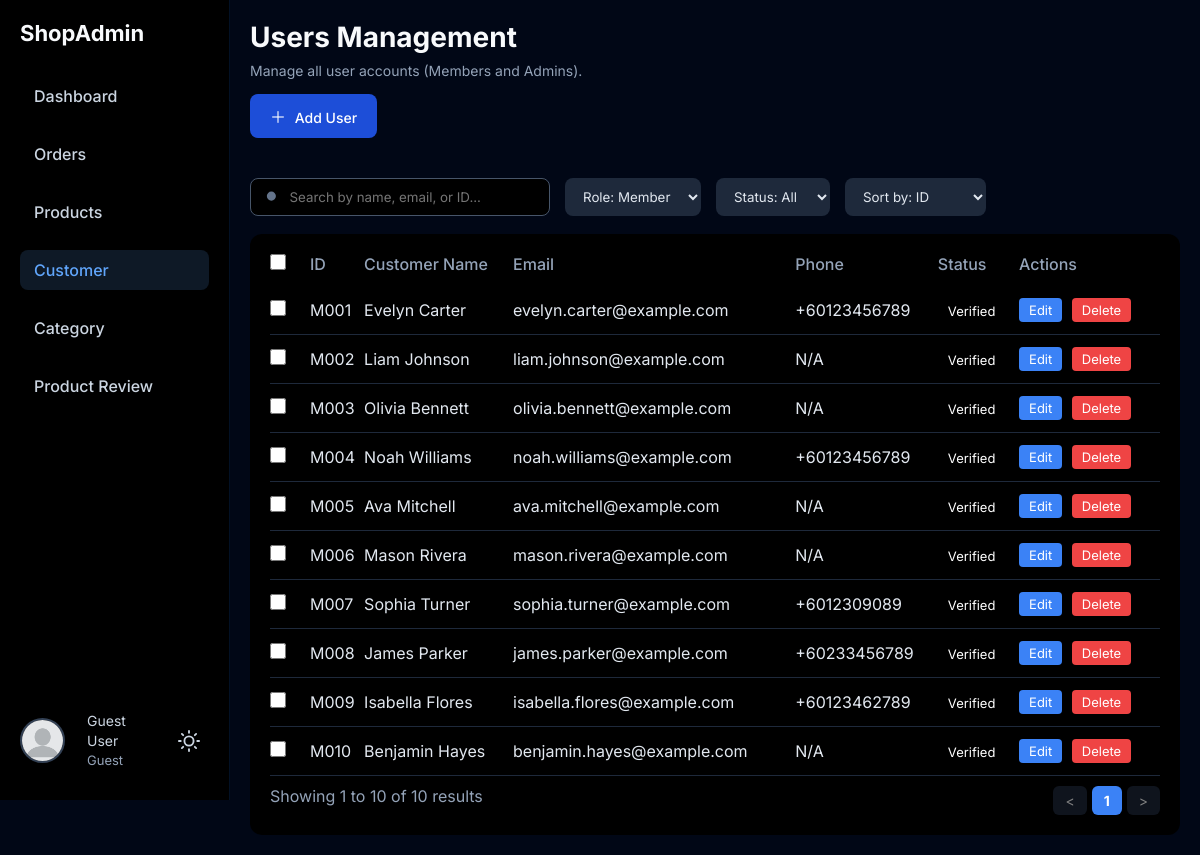
Page /pages/admin/adminCustomer.php on the earlier database version.
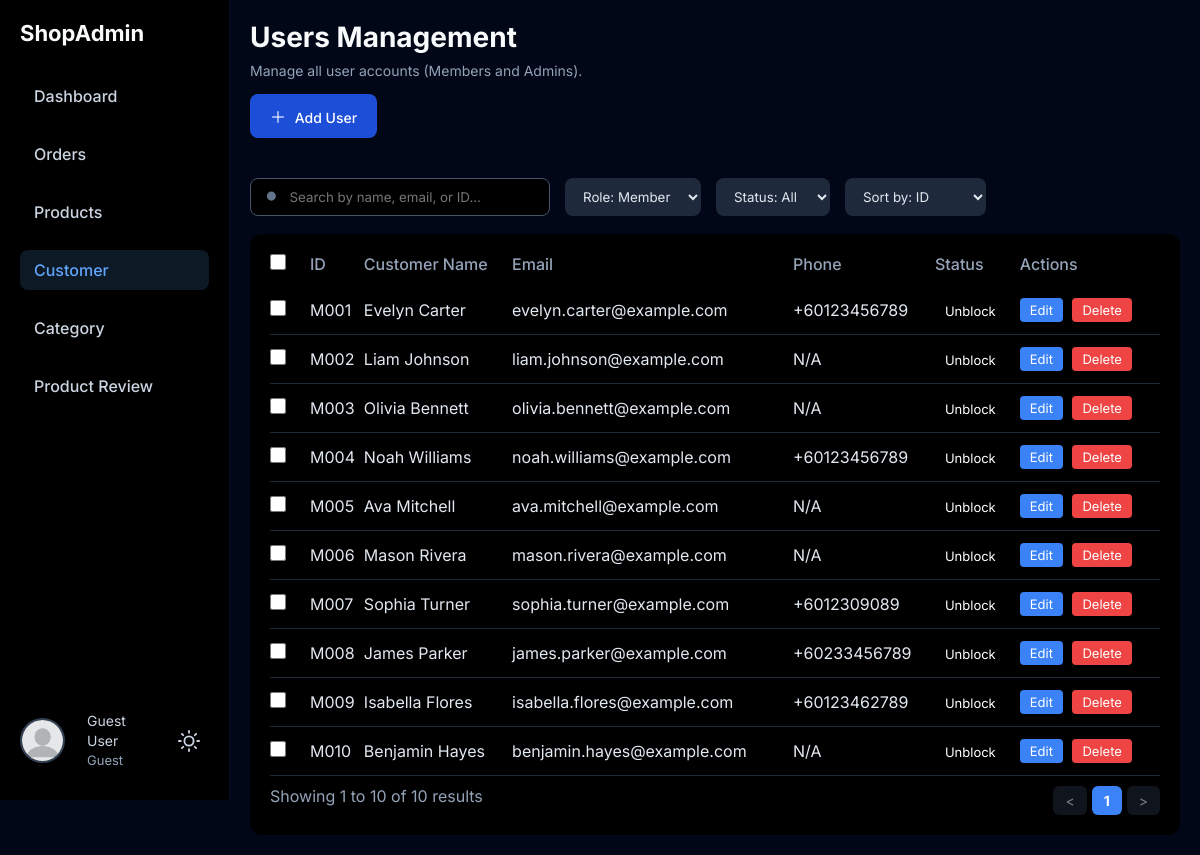
Same page on the later database version.
### tables this page shows
CREATE TABLE `userprofile` (
  `user_id` varchar(12) NOT NULL,
  `dob` date DEFAULT NULL,
  `contact_num` varchar(20) DEFAULT NULL,
  `gender` enum('Male','Female') DEFAULT NULL
);

CREATE TABLE `users` (
  `user_id` varchar(12) NOT NULL,
  `user_name` varchar(50) NOT NULL,
  `user_role` enum('Member','Admin') NOT NULL DEFAULT 'Member',
  `email` varchar(50) NOT NULL,
  `hash_password` varchar(255) NOT NULL,
  `account_status` enum('Unblock','Blocked','Unverify') NOT NULL DEFAULT 'Unblock'
);

### _base.php (called while the page is built, shortened)
<?php
$pathPrefix = (strpos($_SERVER['SCRIPT_NAME'], '/FixAndGo_Web') === 0) ? '/FixAndGo_Web' : '';
function get($key, $value = '')
{
    $value = $_GET[$key] ?? $value;
    return is_array($value) ? array_map('trim', $value) : trim($value);
}

### DAO/customer_dao.php (called while the page is built, shortened)
<?php
class CustomerDAO {
    public static function getAllCustomers($search = '', $status = '', $sortBy = 'user_id', $role = 'Member', $limit = null, $offset = 0) {
        global $_db;
        $query = "SELECT u.*, up.contact_num, up.dob, up.gender, a.address_one, a.state
                  FROM users u
                  LEFT JOIN userprofile up ON u.user_id = up.user_id
                  LEFT JOIN (
                    SELECT user_id, MIN(address_one) AS address_one, MIN(state) AS state
                    FROM address
                    GROUP BY user_id
                ) a ON u.user_id = a.user_id
                  WHERE u.user_role = ?";
        $params = [$role];
        $allowedSort = ['user_id', 'user_name', 'account_status', 'email'];
        if ($sortBy == 'user_name' || $sortBy == 'email' || $sortBy == 'user_id') {
            $query .= " ORDER BY u.$sortBy ASC";
        } else {
            $query .= " ORDER BY u.$sortBy DESC";
        }
        if (is_numeric($limit) && $limit > 0) {
            $query .= " LIMIT ? OFFSET ?";
            $params[] = (int)$limit;
            $params[] = (int)$offset;
        }
        $stmt = $_db->prepare($query);
        $stmt->execute($params);
        return $stmt->fetchAll();
    }
    public static function getTotalCount($search = '', $status = '', $role = 'Member') {
        global $_db;
        $query = "SELECT COUNT(DISTINCT u.user_id) AS total
                FROM users u
                LEFT JOIN userprofile up ON u.user_id = up.user_id
                WHERE u.user_role = ?";
        $params = [$role];
        $stmt = $_db->prepare($query);
        $stmt->execute($params);
        return (int) $stmt->fetch()->total;
    }
}
?>

### pages/admin/adminCustomer.php (the view, shortened to what this page needs)
<?php
require_once __DIR__ . '/../../_base.php';
$search = get('search');
$status = get('status', 'All');
$sortBy = get('sort', 'user_id');
$roleFilter = get('role', 'Member');
$limit = 13;
$page = (int)get('page', 1);
$offset = ($page - 1) * $limit;
$startNum = $offset + 1;
$queryParams = http_build_query([
    'search' => $search,
    'status' => $status,
    'sort'   => $sortBy,
    'role'   => $roleFilter,
    'page'   => $page
]);
$totalCustomers = CustomerDAO::getTotalCount($search, $status, $roleFilter);
$totalPages = ceil($totalCustomers / $limit);
$customers = CustomerDAO::getAllCustomers($search, $status, $sortBy, $roleFilter, $limit, $offset);
if ($totalCustomers == 0) {
    $startNum = 0;
    $endNum = 0;
} else {
    $startNum = $offset + 1;
    $endNum = min($offset + count($customers), $totalCustomers);
}
$selectedCustomer = null;
include 'adminHeader.php';
?>
<link rel="stylesheet" href="../../css/adminCustomer.css">
<div class="customers-page">
    <div class="customers-header">
        <div>
            <h1>Users Management</h1>
            <p>Manage all user accounts (Members and Admins).</p>
            <button class="add-btn" onclick="showAddModal()">
                <span>＋</span> Add User
            </button>
        </div>
    </div>
    <div class="customers-content">
        <div class="left-section">
            <form method="GET" action="adminCustomer.php" class="customer-toolbar">
                <div class="search-box">
                    <svg width="16" height="16" fill="#64748b" viewBox="0 0 24 24">
                        <path d="M21 21l-4.35-4.35M10.5 18a7.5 7.5 0 1 1 0-15 7.5 7.5 0 0 1 0 15z"/>
                    </svg>
                    <input type="text" name="search" placeholder="Search by name, email, or ID..."
                           value="<?= htmlspecialchars($search) ?>">
                </div>
                <select name="role" class="filter-select" onchange="this.form.submit()">
                    <option value="Member" <?= $roleFilter == 'Member' ? 'selected' : '' ?>>Role: Member</option>
                </select>
                <select name="status" class="filter-select" onchange="this.form.submit()">
                    <option value="All" <?= $status == 'All' ? 'selected' : '' ?>>Status: All</option>
                </select>
                <select name="sort" class="sort-select" onchange="this.form.submit()">
                    <option value="user_id" <?= $sortBy == 'user_id' ? 'selected' : '' ?>>Sort by: ID</option>
                </select>
            </form>
            <div class="customer-table-container">
                <table class="customer-table">
                    <thead>
                        <tr>
                            <th style="width: 40px;">
                                <input type="checkbox" id="selectAll" onchange="toggleSelectAll()">
                            </th>
                            <th>ID</th>
                            <th>Customer Name</th>
                            <th>Email</th>
                            <th>Phone</th>
                            <th>Status</th>
                            <th>Actions</th>
                        </tr>
                    </thead>
                    <tbody>
                        <?php if (empty($customers)): ?>
                            <tr>
                                <td colspan="7" style="text-align: center; padding: 30px;">
                                    No customers found
                                </td>
                            </tr>
                        <?php else: ?>
                            <?php foreach ($customers as $customer): ?>
                            <tr class="<?= ($selectedCustomer && $selectedCustomer->user_id == $customer->user_id) ? 'selected' : '' ?>">
                                <td onclick="event.stopPropagation();">
                                    <input type="checkbox" class="user-checkbox"
                                           value="<?= htmlspecialchars($customer->user_id) ?>"
                                           onchange="updateBulkDeleteBtn()">
                                </td>
                                <td onclick="window.location.href='?edit=<?= $customer->user_id ?>&<?= $queryParams ?>'"
                                    style="cursor: pointer;">
                                    <?= htmlspecialchars($customer->user_id) ?>
                                </td>
                                <td onclick="window.location.href='?edit=<?= $customer->user_id ?>&<?= $queryParams ?>'"
                                    style="cursor: pointer;"
                                    class="<?= ($selectedCustomer && $selectedCustomer->user_id == $customer->user_id) ? 'highlight' : '' ?>">
                                    <?= htmlspecialchars($customer->user_name) ?>
                                </td>
                                <td onclick="window.location.href='?edit=<?= $customer->user_id ?>&<?= $queryParams ?>'"
                                    style="cursor: pointer;">
                                    <?= htmlspecialchars($customer->email) ?>
                                </td>
                                <td onclick="window.location.href='?edit=<?= $customer->user_id ?>&<?= $queryParams ?>'"
                                    style="cursor: pointer;">
                                    <?= htmlspecialchars($customer->contact_num ?? 'N/A') ?>
                                </td>
                                <td onclick="window.location.href='?edit=<?= $customer->user_id ?>&<?= $queryParams ?>'"
                                    style="cursor: pointer;">
                                    <?php
                                    $statusClass = strtolower($customer->account_status);
                                    ?>
                                    <span class="status <?= $statusClass ?>">
                                        <?= htmlspecialchars($customer->account_status) ?>
                                    </span>
                                </td>
                                <td onclick="event.stopPropagation();">
                                    <a href="?edit=<?= $customer->user_id ?>&<?= $queryParams ?>" class="btn-edit">Edit</a>
                                    <a href="?action=delete&id=<?= $customer->user_id ?>&<?= $queryParams ?>"
                                       onclick="return confirm('Are you sure you want to delete this customer?')"
                                       class="btn-delete">Delete</a>
                                </td>
                            </tr>
                            <?php endforeach; ?>
                        <?php endif; ?>
                    </tbody>
                </table>
                <div class="table-footer">
                    <p>Showing <?= $startNum ?> to <?= $endNum ?> of <?= $totalCustomers ?> results</p>
                    <div class="pagination">
                        <?php
                        $baseQueryParams = http_build_query([
                            'search' => $search,
                            'status' => $status,
                            'sort'   => $sortBy,
                            'role'   => $roleFilter,
                        ]);
                        ?>
                        <a href="?page=<?= max(1, $page - 1) ?>&<?= $baseQueryParams ?>"
                            class="pagination-btn <?= $page <= 1 ? 'disabled' : '' ?>">
                            &lt;
                        </a>
                        <?php for ($i = 1; $i <= $totalPages; $i++): ?>
                            <?php
                            $editParam = $selectedCustomer ? '&edit=' . $selectedCustomer->user_id : '';
                            ?>
                            <a href="?page=<?= $i ?>&<?= $baseQueryParams ?><?= $editParam ?>"
                                class="pagination-btn <?= $i == $page ? 'active' : '' ?>">
                                <?= $i ?>
                            </a>
                        <?php endfor; ?>
                        <a href="?page=<?= min($totalPages, $page + 1) ?>&<?= $baseQueryParams ?>"
                            class="pagination-btn <?= $page >= $totalPages ? 'disabled' : '' ?>">
                            &gt;
                        </a>
                    </div>
                </div>
            </div>
        </div>
    </div>
</div>
<?php include 'adminFooter.php'; ?>

### pages/admin/adminHeader.php (shortened to what this page needs)
<!DOCTYPE html>
<html lang="en">
<head>
    <link rel="stylesheet" href="../../css/admin.css">
    <link rel="stylesheet" href="https://cdnjs.cloudflare.com/ajax/libs/font-awesome/7.0.1/css/all.min.css">
</head>
<body>
    <div class="admin-layout">
        <?php include 'adminSidebar.php'; ?>
        <div class="admin-main">

### pages/admin/adminSidebar.php (shortened to what this page needs)
<?php
$currentUser = getCurrentUser();
if (!$currentUser) {
    $currentUser = (object)[
        'user_id' => null,
        'user_name' => 'Guest User',
        'user_role' => 'Guest'
    ];
}
$userProfilePic = $currentUser->user_id ? getUserProfilePicture($currentUser->user_id) : $pathPrefix . '/images/profile/default_profile_picture.webp';
?>
<div class="admin-sidebar">
    <h2 class="logo">ShopAdmin</h2>
    <ul class="menu">
        <li><a href="adminDashboard.php" class="<?= basename($_SERVER['PHP_SELF']) == 'adminDashboard.php' ? 'active' : '' ?>">Dashboard</a></li>
        <li><a href="admin-order.php" class="<?= basename($_SERVER['PHP_SELF']) == 'admin-order.php' ? 'active' : '' ?>">Orders</a></li>
        <li><a href="admin-product.php" class="<?= basename($_SERVER['PHP_SELF']) == 'admin-product.php' ? 'active' : '' ?>">Products</a></li>
        <li><a href="adminCustomer.php" class="<?= basename($_SERVER['PHP_SELF']) == 'adminCustomer.php' ? 'active' : '' ?>">Customer</a></li>
        <li><a href="admin-category.php" class="<?= basename($_SERVER['PHP_SELF']) == 'admin-add-category.php' ? 'active' : '' ?>">Category</a></li>
        <li><a href="admin-manage-review.php" class="<?= basename($_SERVER['PHP_SELF']) == 'admin-manage-review.php' ? 'active' : '' ?>">Product Review</a></li>
    </ul>
    <div class="sidebar-footer">
        <div class="footer-content">
            <img src="<?= htmlspecialchars($userProfilePic) ?>"
                class="avatar"
                alt="<?= htmlspecialchars($currentUser->user_name) ?>"
                width="45" height="45" style="width: 45px; height: 45px; object-fit: cover;"
                onerror="this.src='<?= $pathPrefix ?>/images/profile/default_profile_picture.webp'">
            <p class="admin-name">
                <?= htmlspecialchars($currentUser->user_name) ?><br>
                <span><?= htmlspecialchars($currentUser->user_role) ?></span>
            </p>
            <button id="themeToggle" class="theme-toggle" aria-label="Toggle theme">
            </button>
        </div>
    </div>
</div>

### pages/admin/adminFooter.php
        </div>
    </div>
</body>
</html>

### css/admin.css (style rules this page uses)
:root { --color-bg-body: #010716; --color-text-light: #e2e8f0; --color-profile-bg: #1e293b; --color-box-bg: rgba(0, 0, 0, 0.3); --color-sidebar-bg: #000000; --color-sidebar-border: #021024; --color-logo-text: #f8fafc; --color-menu-text: #cbd5e1; --color-menu-active: #60a5fa; --color-admin-name: #cbd5e1; --color-admin-name-muted: #94a3b8; --color-search-border: #475569; --color-search-bg: #000000; --color-search-text: #f1f5f9; --color-surface: #000000; --color-surface-muted: #020617; --color-border: #334155; --color-text-main: #f8fafc; --color-text-muted: #94a3b8; --color-accent: #38bdf8; --color-accent-soft: rgba(56, 189, 248, 0.15); }
* { margin: 0; padding: 0; box-sizing: border-box; font-family: Inter, sans-serif; }
body { background: var(--color-bg-body); color: var(--color-text-light); transition: background 0.3s ease, color 0.3s ease; }
.admin-layout { display: flex; min-height: 100vh; }
.admin-sidebar { display: flex; flex-direction: column; width: 230px; background: var(--color-sidebar-bg); padding: 20px; border-right: 1px solid var(--color-sidebar-border); height: 100vh; position: fixed; top: 0; left: 0; transition: background 0.3s ease, border-color 0.3s ease; }
.logo { font-size: 22px; font-weight: 700; margin-bottom: 30px; color: var(--color-logo-text); transition: color 0.3s ease; }
.menu { padding: 0; margin: 0; flex: 1; }
.menu li { list-style: none; margin-bottom: 18px; }
.menu a { display: block; padding: 10px 14px; border-radius: 8px; text-decoration: none; color: var(--color-menu-text); font-weight: 500; transition: background 0.2s, color 0.2s; }
.menu a.active { background: rgba(96, 165, 250, 0.15); color: var(--color-menu-active); }
.sidebar-footer { position: absolute; bottom: 30px; left: 20px; right: 20px; color: var(--color-admin-name); }
.footer-content { display: flex; align-items: center; gap: 12px; }
.sidebar-footer .avatar { width: 45px; height: 45px; border-radius: 50%; object-fit: cover; border: 2px solid #334155; flex-shrink: 0; }
.admin-name { font-size: 14px; color: var(--color-admin-name); transition: color 0.3s ease; flex: 1; line-height: 1.4; }
.admin-name span { font-size: 13px; color: var(--color-admin-name-muted); transition: color 0.3s ease; }
.theme-toggle { width: 40px; height: 40px; border-radius: 50%; border: none; background: transparent; color: var(--color-menu-text); cursor: pointer; display: flex; align-items: center; justify-content: center; transition: all 0.3s ease; flex-shrink: 0; }
body[data-theme="dark"] .theme-toggle .sun-icon { display: block; }
.admin-main { flex: 1; padding: 20px; margin-left: 230px; }
.search-box { width: 600px; max-width: 800px; padding: 10px; border-radius: 6px; border: 1px solid var(--color-search-border); background: var(--color-search-bg); color: var(--color-search-text); transition: all 0.3s ease; }
.avatar { width: 40px; height: 40px; border-radius: 50%; margin-right: 10px; object-fit: cover; }

Differences in the rows shown:
changed through a linked row, userprofile "Evelyn Carter": user_id.account_status "Verified" → "Unblock"
changed through a linked row, userprofile "Liam Johnson": user_id.account_status "Verified" → "Unblock"
changed through a linked row, userprofile "Olivia Bennett": user_id.account_status "Verified" → "Unblock"
changed through a linked row, userprofile "Noah Williams": user_id.account_status "Verified" → "Unblock"
changed through a linked row, userprofile "Ava Mitchell": user_id.account_status "Verified" → "Unblock"
changed through a linked row, userprofile "Mason Rivera": user_id.account_status "Verified" → "Unblock"
changed through a linked row, userprofile "Sophia Turner": user_id.account_status "Verified" → "Unblock"
changed through a linked row, userprofile "James Parker": user_id.account_status "Verified" → "Unblock"
changed through a linked row, userprofile "Isabella Flores": user_id.account_status "Verified" → "Unblock"
changed through a linked row, userprofile "Benjamin Hayes": user_id.account_status "Verified" → "Unblock"
